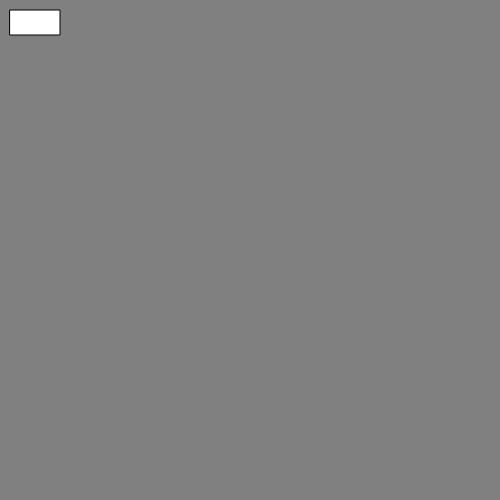
Frame 1 (no input)
Frame 60 (no input): identical to frame 1, image omitted
Frame 120 (the mouse pressed at the canvas centre since frame 60): identical to frame 1, image omitted

The p5.js sketch that drew this single still picture (run headless with seeded random() and noise() and a simulated clock; from frame 60 on, the mouse is pressed at the canvas centre):

// p5.js sketch
// ── sketch.js
let myState = 0;


function setup() {
  createCanvas(500, 500);
}

function draw() {

  switch (myState) {
    case 0:
      background('grey');
      break;

    case 1:
      background('pink');
      text("case 1", 250, 250);
      textSize(35) ;
      break;
  }

  fill('white');
  rect(10, 10, 50, 25);
}

function mouseReleased() {



  if ((mouseX > 10) && (mouseX < 60) && (mouseY > 10) && (mouseY < 35)) {
    myState++;
    if (myState > 1) {
      myState = 0;
    }
  }
}
